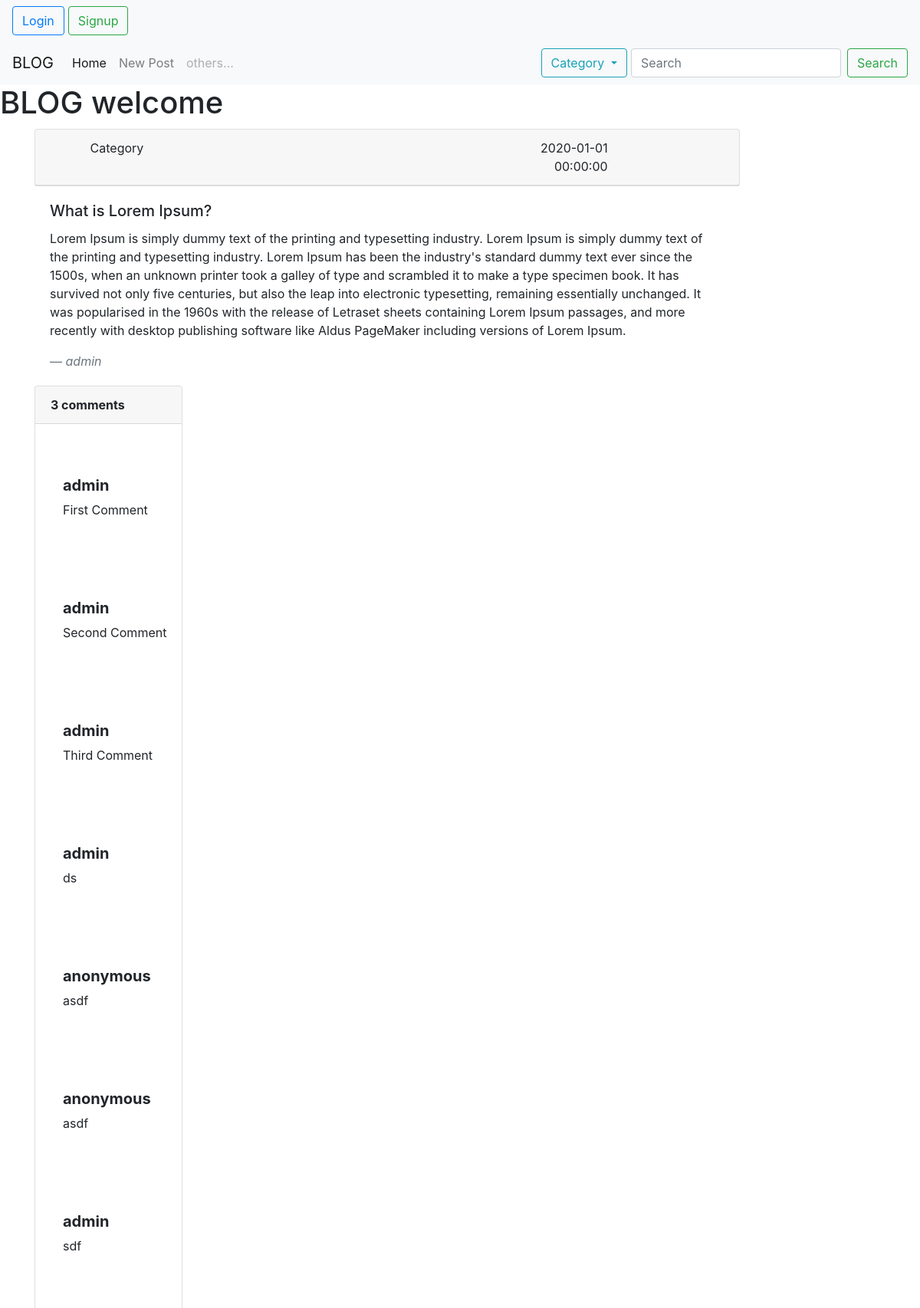
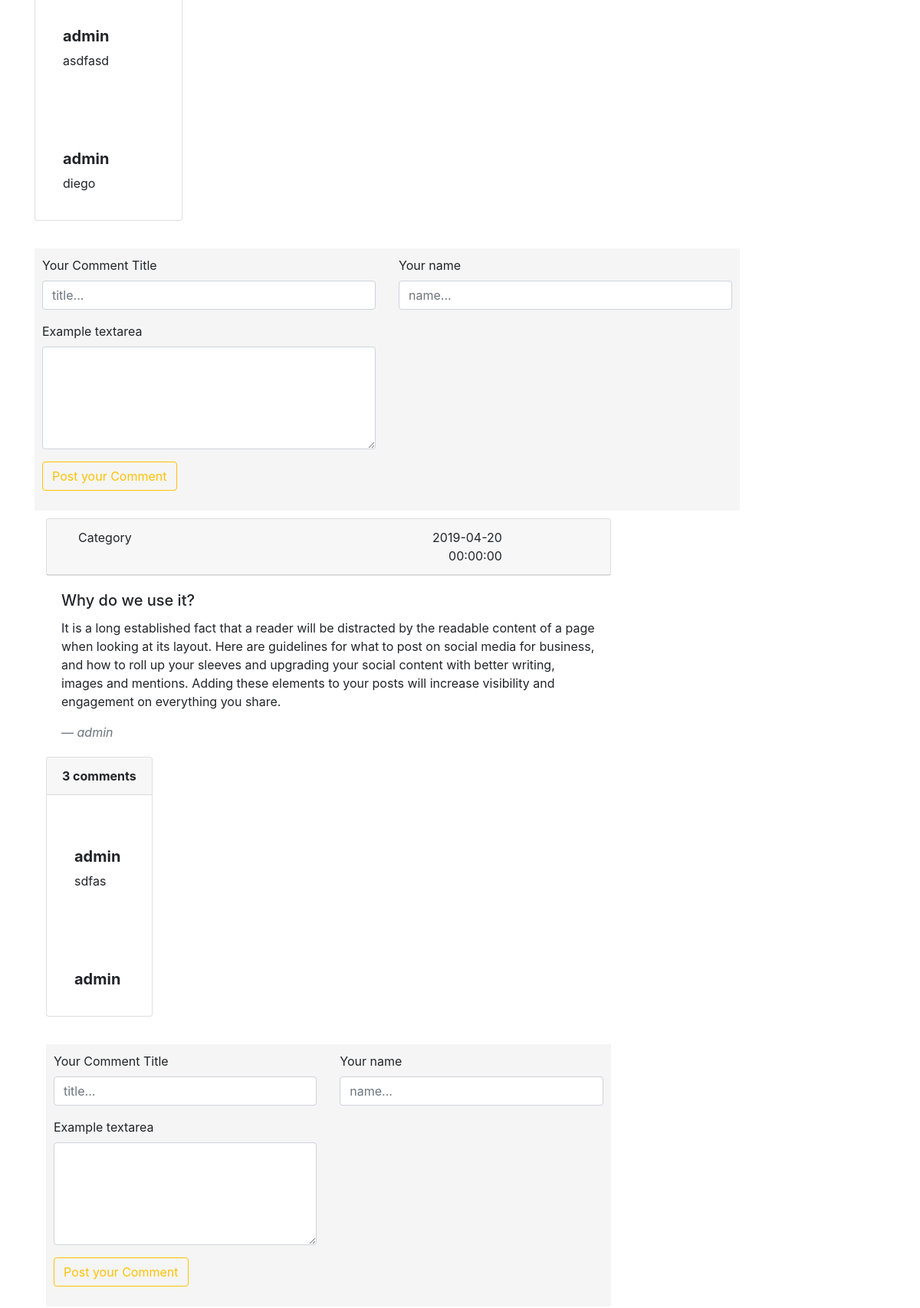
Page /blog (upper part) on the committed database (2 pictures, top to bottom).
### tables this page shows
CREATE TABLE `cb_posts` (
  `ID_posts` bigint(20) NOT NULL AUTO_INCREMENT,
  `post_author` bigint(20) DEFAULT '0',
  `post_date` datetime DEFAULT '0000-00-00 00:00:00',
  `post_date_gmt` datetime DEFAULT '0000-00-00 00:00:00',
  `post_content` longtext,
  `post_title` text,
  `post_excerpt` text,
  `post_status` varchar(20) DEFAULT 'publish',
  `comment_status` varchar(20) DEFAULT 'open',
  `ping_status` varchar(20) DEFAULT 'open',
  `post_password` varchar(20) DEFAULT NULL,
  `post_category_main` varchar(200) DEFAULT NULL,
  PRIMARY KEY (`ID_posts`),
  KEY `post_name` (`post_category_main`) /*!80000 INVISIBLE */,
  KEY `post_author` (`post_author`) /*!80000 INVISIBLE */,
  CONSTRAINT `post_author` FOREIGN KEY (`post_author`) REFERENCES `cb_users` (`ID`) ON DELETE CASCADE ON UPDATE CASCADE
);

CREATE TABLE `cb_users` (
  `ID` bigint(20) NOT NULL,
  `user_login` varchar(60) DEFAULT NULL,
  `user_pass` varchar(45) DEFAULT NULL,
  `user_nicename` varchar(50) DEFAULT NULL,
  `user_email` varchar(100) DEFAULT NULL,
  PRIMARY KEY (`ID`),
  KEY `user_login` (`user_login`),
  KEY `user_nicename` (`user_nicename`) /*!80000 INVISIBLE */
);

CREATE TABLE `cb_comments` (
  `comment_ID` bigint(20) NOT NULL AUTO_INCREMENT,
  `comment_post_ID` bigint(20) DEFAULT '0',
  `user_id` bigint(20) DEFAULT '0',
  `comment_author` tinytext,
  `comment_author_email` varchar(100) DEFAULT NULL,
  `comment_author_url` varchar(200) DEFAULT NULL,
  `comment_author_IP` varchar(100) DEFAULT NULL,
  `comment_date` datetime DEFAULT '0000-00-00 00:00:00',
  `comment_date_gmt` datetime DEFAULT '0000-00-00 00:00:00',
  `comment_content` text,
  `comment_karma` int(11) DEFAULT '0',
  `comment_approved` varchar(20) DEFAULT '1',
  `comment_agent` varchar(255) DEFAULT NULL,
  `comment_type` varchar(20) DEFAULT NULL,
  `comment_parent` bigint(20) DEFAULT '0',
  PRIMARY KEY (`comment_ID`),
  KEY `user_id` (`user_id`),
  KEY `comment_post_ID` (`comment_post_ID`),
  CONSTRAINT `comment_post_ID` FOREIGN KEY (`comment_post_ID`) REFERENCES `cb_posts` (`ID_posts`) ON DELETE CASCADE ON UPDATE CASCADE,
  CONSTRAINT `fk_cb_comments_user_id` FOREIGN KEY (`user_id`) REFERENCES `cb_users` (`ID`) ON DELETE CASCADE ON UPDATE CASCADE
);

### routes/MainController.php (called while the page is built, shortened)
<?php
class MainController{
    function loadModel($models){
        $url = 'models/'.$models.'Models.php';
    }
}
?>

### routes/view.php (called while the page is built, shortened)
<?php
class View{
    function render($nombre){
        require 'views/' . $nombre . '.php';
    }
}
?>

### index.php (called while the page is built, shortened)
<?php
require_once 'db/database.php';
require_once 'routes/MainController.php';
require_once 'routes/view.php';
require_once 'routes/routes.php';
$routes = new Routes();
?>

### models/blogModels.php (called while the page is built, shortened)
<?php
include_once 'db/Comments.php';
class blogModels extends Models{
    public function getComentsByID($idComments){
        $items=[];
        $query = $this->db->connect()->prepare("SELECT *
        FROM cb_comments, cb_users
        where (cb_users.ID=cb_comments.user_id) and (comment_post_ID = :comment_post_ID)");
        try{
            $query->execute(['comment_post_ID' => $idComments]);
            while($row = $query->fetch()){
                $item = new Comments();
                $item->comment_ID = $row['comment_ID'];
                $item->user_id  = $row['user_id'];
                $item->nicename_comment = $row['user_nicename'];
                $item->comment_post_ID    = $row['comment_post_ID'];
                $item->comment_author_email  = $row['comment_author_email'];
                $item->comment_content  = $row['comment_content'];
                array_push($items, $item);
            }
            return $items;
        }catch(PDOException $e){
            return [];
        }
    }
    public function get(){
        $items = [];
        try{
            $query = $this->db->connect()->query("SELECT *
            FROM cb_posts, cb_users
            where cb_users.ID=cb_posts.post_author;");
        while($row = $query->fetch()){
                $item = new Posts();
                $item->ID_post = $row['ID_posts'];
                $item->post_author    = $row['post_author'];
                $item->post_date  = $row['post_date'];
                $item->post_content  = $row['post_content'];
                $item->post_title  = $row['post_title'];
                $item->nicename_post=$row['user_nicename'];
                 $item->comments=$this->getComentsByID($row['ID_posts']);
                array_push($items, $item);
            }
            return $items;
        }catch(PDOException $e){
            return [];
        }
    }
}
?>

### db/database.php (called while the page is built)
<?php
class Database{
    private $host;
    private $db;
    private $user;
    private $password;
    private $charset;
    public function __construct(){
        $this->host = constant('HOST');
        $this->db = constant('DB');
        $this->user = constant('USER');
        $this->password = constant('PASSWORD');
        $this->charset = constant('CHARSET');
    }
    function connect(){
        try{
            $connection = "mysql:host=" . $this->host . ";dbname=" . $this->db . ";charset=" . $this->charset;
            $options = [
                PDO::ATTR_ERRMODE            => PDO::ERRMODE_EXCEPTION,
                PDO::ATTR_EMULATE_PREPARES   => false,
            ];
            $pdo = new PDO($connection, $this->user, $this->password, $options);
            return $pdo;
        }catch(PDOException $e){
            print_r('Error connection: ' . $e->getMessage());
        }
    }
}
?>

### views/PostContents.php (the view, shortened to what this page needs)
<?php
    foreach ($this->posts as $posts):?>
<div class="container" style="margin-top: 10px;">
      <div class="row">
        <div class="col-sm-10">
        <div class="card">
          <div class="card-header text-right">
            <div class="row">
              <div class="col-2">
                Category
              </div>
              <div class="col-6">
              </div>
              <div class="col-2">
              <?=$posts->post_date?>
              </div>
            </div>
            </div>
          </div>
          <div class="card-body">
            <h5 class="card-title"><?=$posts->post_title?></h5>
            <p class="card-text"><?=$posts->post_content?></p>
            <blockquote class="blockquote mb-0">
              <footer class="blockquote-footer"><cite title="Source Title"><?=$posts->nicename_post?></cite></footer>
            </blockquote>
          </div>
          <div class="container">
            <div class="row">
              <div class="card card-comments mb-3 wow fadeIn">
                <div class="card-header font-weight-bold">3 comments</div>
                <?php foreach ($posts->comments as $comments):?><br>
                <div class="card-body">
                    <div class="media d-block d-md-flex mt-4">
                        <div class="media-body text-center text-md-left ml-md-3 ml-0">
                            <h5 class="mt-0 font-weight-bold"><?=$comments->nicename_comment?>
                            </h5>
                            <p><?=$comments->comment_content?></p>
                          </div>
                      </div>
                </div>
                <?php
                endforeach;
                ?>
              </div>
            </div>
          </div>
            <?php require 'views/comments.php'?>
    <?php  endforeach;
    ?>

### routes/routes.php (shortened to what this page needs)
<?php
class Routes{
    function __construct(){
        $url = isset($_GET['url']) ? $_GET['url']: null;
        $url = rtrim($url, '/');
        $url = explode('/', $url);
       $Controller = 'controllers/' . $url[0] . '.php';
       if(file_exists($Controller)){
           $Route = new $url[0];
           $Route->loadModel($url[0]);
           $nparam = sizeof($url);
           $url2=$_SERVER['REQUEST_URI'];
           $url2=explode('?', $url2);
           $nOptionalParam=sizeof($url2);
           if($nparam > 1){
               if($nparam > 2){
                    $param = [];
                    for($i = 2; $i<$nparam; $i++){
                        array_push($param, $url[$i]);
                    }
                    $Route->{$url[1]}($param);
                }else{
                    if ($nOptionalParam>1){
                        $url2[1]=explode('&', $url2[1]);
                        if($nOptionalParam> 2){
                            $paramOptional = [];
                            for($i = 1; $i<$nOptionalParam; $i++){
                                array_push($paramOptional, $url2[$i]);
                            }
                            $Route->{$url[1]}($paramOptional);
                        }
                        else{
                            $Route->{$url[1]}($url2[1]);
                        }
                    }
                    else $Route->{$url[1]}();
                }
            }
            else{
                if ($nOptionalParam>1){
                    $url2[1]=str_replace("id=","",$url2[1]);
                    $Route->render($url2[1]);
                }
                else{
                    $Route->render(null);
                }
            }
        }else{
           echo "Error route Does not exist";
       }
    }
}
?>

### controllers/blog.php (shortened to what this page needs)
<?php
class Blog extends MainController{
    function render($param=null){
        $this->view->posts=$this->models->get();
        $params=$this->models->getPassByID($param);
        $this->view->params=$params;
        if (isset( $_SESSION['user_id'] ) ) {
            $this->view->render('blog');
            $this->view->session=$_SESSION['user_id'];
        } else {
            $this->view->session=-1;
            $this->view->render('blog');
        }
    }
}
?>

### views/blog.php (shortened to what this page needs)
<!DOCTYPE html>
<html lang="en">
<head>
</head>
<body>
    <?php require 'views/header.php'; ?>
    <div id="consult">
    <h1 class="center">BLOG welcome <?php echo $this->params->user_login; ?></h1>
    <?php require 'views/PostContents.php'; ?>
</body>
</html>

### views/header.php (shortened to what this page needs)
<!doctype html>
<html lang="en">
  <head>
    <link rel="stylesheet" href="https://stackpath.bootstrapcdn.com/bootstrap/4.4.1/css/bootstrap.min.css">
  </head>
  <body>
    <nav class="navbar navbar-light bg-light ">
            <?php if (isset( $_SESSION['user_id'] ) ):?>
                <button class="btn btn-outline-success my-4 my-sm-0" type="submit" onclick="window.location='<?php echo constant('URL'); ?>admin?id=<?php echo($_SESSION['user_id']);?>'">Control Panel</button>
            <?php else:?>
                <button id="LoginButton" class="btn btn-outline-primary my-4 my-sm-0" type="submit" style="margin-right: 5px;">Login</button>
                <button class="btn btn-outline-success my-4 my-sm-0" type="submit">Signup</button>
            <?php endif;?>
      </nav>
    <nav class="navbar navbar-expand-lg navbar-light bg-light">
        <?php if (isset( $_SESSION['user_id'] ) ):?>
            <a class="navbar-brand" href="<?php echo constant('URL'); ?>blog?id=<?php echo($_SESSION['user_id']);?>">BLOG</a>
        <?php else:?>
            <a class="navbar-brand" href="<?php echo constant('URL'); ?>blog">BLOG</a>
        <?php endif;?>
        <div class="collapse navbar-collapse" id="navbarTogglerDemo03">
          <ul class="navbar-nav mr-auto mt-2 mt-lg-0">
            <li class="nav-item active">
              <a class="nav-link" href="<?php echo constant('URL'); ?>home">Home <span class="sr-only">(current)</span></a>
            </li>
            <li class="nav-item">
              <a class="nav-link" href="<?php echo constant('URL'); ?>blog/new?id=<?php echo($_SESSION['user_id']);?>">New Post</a>
            </li>
            <li class="nav-item">
              <a class="nav-link disabled" href="#" tabindex="-1" aria-disabled="true">others...</a>
            </li>
          </ul>
          <form class="form-inline my-2 my-lg-0" action="<?php echo constant('URL');?>blog/searchContent" method="post">
            <div class="btn-group">
                <button type="button" class="btn btn-outline-info dropdown-toggle" style="margin-right: 5px;" data-toggle="dropdown" aria-haspopup="true" aria-expanded="false">
                  Category
                </button>
              </div>
            <input name="searchPostByWord" id="searchPostByWord" class="form-control mr-sm-2" type="text" placeholder="Search" aria-label="Search">
            <button name="Input_SearchInPosts" class="btn btn-outline-success my-2 my-sm-0" type="submit">Search</button>
          </form>
        </div>
      </nav>
  </body>
</html>

### views/comments.php
          <?php
if (isset( $_SESSION['user_id'] ) ):
?>
<form action="<?php echo constant('URL');?>comment/new?id=<?=$this->params->ID?>&idComment=<?=$posts->ID_post?>" method="post" style="background-color: whitesmoke; padding: 10px 10px 10px 10px; margin-top: 20px;">
<?php
else:
?>
<form action="<?php echo constant('URL');?>comment/new?id=0&idComment=<?=$posts->ID_post?>" method="post" style="background-color: whitesmoke; padding: 10px 10px 10px 10px; margin-top: 20px;">
<?php endif;?>
            <div class="row">
            <div class="form-group col-md-6">
              <label for="exampleFormControlInput1">Your Comment Title</label>
              <input type="text" class="form-control" id="exampleFormControlInput1" placeholder="title...">
            </div>
            <div class="form-group col-md-6">
              <label for="exampleFormControlInput1">Your name</label>
              <input type="text" class="form-control" id="exampleFormControlInput1" placeholder="name...">
            </div>
            </div>
            <div class="row">
            <div class="form-group col-md-6">
              <label for="exampleFormControlTextarea1">Example textarea</label>
              <textarea type="text" name="comment_content" required="required" class="form-control" id="exampleFormControlTextarea1" rows="5"></textarea>
            </div>
            </div>
            <div class="form-group row ">
                <div class="col-sm-4">
                  <input type="submit" name="add_comment" class="btn btn-outline-warning" value="Post your Comment">
                </div>
            </div>
          </form>

### rows in the picture
cb_posts: post_date "2020-01-01 00:00:00", post_title "What is Lorem Ipsum?", post_content "Lorem Ipsum is simply dummy text of the printing and typesetting industry. Lorem Ipsum is simply dummy text of the printing and typesetting industry. Lorem Ipsum has been the industry's standard dummy text ever since the 1500s, when an unknown printer took a galley of type and scrambled it to make a type specimen book. It has survived not only five centuries, but also the leap into electronic typesetting, remaining essentially unchanged. It was popularised in the 1960s with the release of Letraset sheets containing Lorem Ipsum passages, and more recently with desktop publishing software like Aldus PageMaker including versions of Lorem Ipsum.", post_author.user_nicename "admin"
cb_comments: user.user_nicename "admin", comment_content "First Comment"
cb_comments: user.user_nicename "admin", comment_content "Second Comment"
cb_comments: user.user_nicename "admin", comment_content "Third Comment"
cb_comments: user.user_nicename "admin", comment_content "ds"
cb_comments: user.user_nicename "anonymous", comment_content "asdf"
cb_comments: user.user_nicename "anonymous", comment_content "asdf"
cb_comments: user.user_nicename "admin", comment_content "sdf"
cb_comments: user.user_nicename "admin", comment_content "asdfasd"
cb_comments: user.user_nicename "admin", comment_content "diego"
cb_posts: post_date "2019-04-20 00:00:00", post_title "Why do we use it?", post_content "It is a long established fact that a reader will be distracted by the readable content of a page when looking at its layout. Here are guidelines for what to post on social media for business, and how to roll up your sleeves and upgrading your social content with better writing, images and mentions. Adding these elements to your posts will increase visibility and engagement on everything you share.", post_author.user_nicename "admin"
cb_comments: user.user_nicename "admin", comment_content "sdfas"
cb_comments: user.user_nicename "admin"
